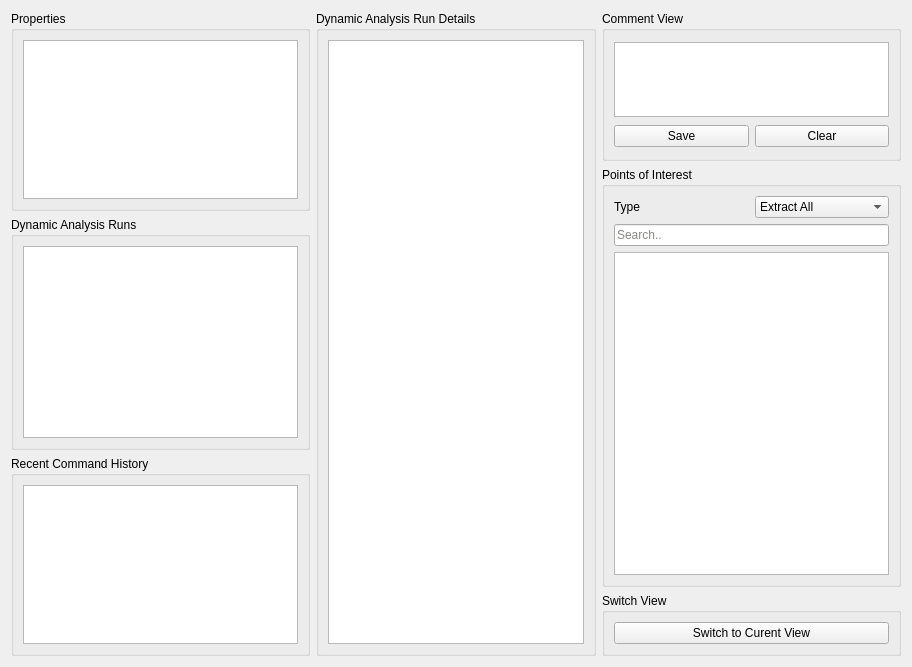
          <widget class="QWidget" name="page_4">
           <layout class="QHBoxLayout" name="horizontalLayout">
            <item>
             <layout class="QVBoxLayout" name="project_sublayout_h">
              <item>
               <widget class="QGroupBox" name="project_box_h">
                <property name="maximumSize">
                 <size>
                  <width>300</width>
                  <height>200</height>
                 </size>
                </property>
                <property name="acceptDrops">
                 <bool>false</bool>
                </property>
                <property name="autoFillBackground">
                 <bool>false</bool>
                </property>
                <property name="styleSheet">
                 <string notr="true"/>
                </property>
                <property name="title">
                 <string>Properties</string>
                </property>
                <property name="flat">
                 <bool>false</bool>
                </property>
                <property name="checkable">
                 <bool>false</bool>
                </property>
                <layout class="QVBoxLayout" name="verticalLayout_22">
                 <item>
                  <widget class="QTextBrowser" name="projectProperties_text_h">
                   <property name="minimumSize">
                    <size>
                     <width>275</width>
                     <height>0</height>
                    </size>
                   </property>
                   <property name="maximumSize">
                    <size>
                     <width>250</width>
                     <height>250</height>
                    </size>
                   </property>
                   <property name="html">
                    <string>&lt;!DOCTYPE HTML PUBLIC &quot;-//W3C//DTD HTML 4.0//EN&quot; &quot;http://www.w3.org/TR/REC-html40/strict.dtd&quot;&gt;
&lt;html&gt;&lt;head&gt;&lt;meta name=&quot;qrichtext&quot; content=&quot;1&quot; /&gt;&lt;style type=&quot;text/css&quot;&gt;
p, li { white-space: pre-wrap; }
&lt;/style&gt;&lt;/head&gt;&lt;body style=&quot; font-family:'MS Shell Dlg 2'; font-size:8.25pt; font-weight:400; font-style:normal;&quot;&gt;
&lt;p style=&quot;-qt-paragraph-type:empty; margin-top:0px; margin-bottom:0px; margin-left:0px; margin-right:0px; -qt-block-indent:0; text-indent:0px; font-size:7.8pt;&quot;&gt;&lt;br /&gt;&lt;/p&gt;&lt;/body&gt;&lt;/html&gt;</string>
                   </property>
                  </widget>
                 </item>
                </layout>
               </widget>
              </item>
              <item>
               <widget class="QGroupBox" name="daRuns_box">
                <property name="maximumSize">
                 <size>
                  <width>300</width>
                  <height>16777215</height>
                 </size>
                </property>
                <property name="title">
                 <string>Dynamic Analysis Runs</string>
                </property>
                <layout class="QVBoxLayout" name="verticalLayout_6">
                 <item>
                  <widget class="QListWidget" name="daRuns_list"/>
                 </item>
                </layout>
               </widget>
              </item>
              <item>
               <widget class="QGroupBox" name="recentCmd_box">
                <property name="maximumSize">
                 <size>
                  <width>300</width>
                  <height>200</height>
                 </size>
                </property>
                <property name="title">
                 <string>Recent Command History</string>
                </property>
                <layout class="QVBoxLayout" name="verticalLayout_25">
                 <item>
                  <widget class="QTextBrowser" name="recentCmd_text"/>
                 </item>
                </layout>
               </widget>
              </item>
             </layout>
            </item>
            <item>
             <layout class="QVBoxLayout" name="detailedAnalysis_sublayout_2">
              <item>
               <widget class="QGroupBox" name="daRunDetails_box">
                <property name="title">
                 <string>Dynamic Analysis Run Details</string>
                </property>
                <layout class="QVBoxLayout" name="verticalLayout_20">
                 <item>
                  <widget class="QTableWidget" name="daRunDetails_table"/>
                 </item>
                </layout>
               </widget>
              </item>
             </layout>
            </item>
            <item>
             <layout class="QVBoxLayout" name="commentAndPoi_sublayout_2">
              <item>
               <widget class="QGroupBox" name="comment_box_2">
                <property name="maximumSize">
                 <size>
                  <width>300</width>
                  <height>150</height>
                 </size>
                </property>
                <property name="title">
                 <string>Comment View</string>
                </property>
                <layout class="QVBoxLayout" name="verticalLayout_4">
                 <item>
                  <widget class="QTextEdit" name="comment_text_2">
                   <property name="minimumSize">
                    <size>
                     <width>0</width>
                     <height>0</height>
                    </size>
                   </property>
                   <property name="maximumSize">
                    <size>
                     <width>16777215</width>
                     <height>75</height>
                    </size>
                   </property>
                  </widget>
                 </item>
                 <item>
                  <layout class="QGridLayout" name="commentButton_layout_2">
                   <item row="0" column="0">
                    <widget class="QPushButton" name="commentSave_button_2">
                     <property name="text">
                      <string>Save</string>
                     </property>
                    </widget>
                   </item>
                   <item row="0" column="1">
                    <widget class="QPushButton" name="commentClear_button_2">
                     <property name="text">
                      <string>Clear</string>
                     </property>
                    </widget>
                   </item>
                  </layout>
                 </item>
                </layout>
               </widget>
              </item>
              <item>
               <widget class="QGroupBox" name="poi_box_2">
                <property name="minimumSize">
                 <size>
                  <width>0</width>
                  <height>50</height>
                 </size>
                </property>
                <property name="maximumSize">
                 <size>
                  <width>300</width>
                  <height>16777215</height>
                 </size>
                </property>
                <property name="title">
                 <string>Points of Interest</string>
                </property>
                <layout class="QVBoxLayout" name="verticalLayout_19">
                 <item>
                  <layout class="QGridLayout" name="poi_layout_2">
                   <item row="0" column="1">
                    <widget class="QComboBox" name="poiType_dropdown_2">
                     <item>
                      <property name="text">
                       <string>Extract All</string>
                      </property>
                     </item>
                     <item>
                      <property name="text">
                       <string>Function</string>
                      </property>
                     </item>
                     <item>
                      <property name="text">
                       <string>String</string>
                      </property>
                     </item>
                     <item>
                      <property name="text">
                       <string>Variable</string>
                      </property>
                     </item>
                     <item>
                      <property name="text">
                       <string>DLL</string>
                      </property>
                     </item>
                     <item>
                      <property name="text">
                       <string>Packet Protocol</string>
                      </property>
                     </item>
                     <item>
                      <property name="text">
                       <string>Struct</string>
                      </property>
                     </item>
                    </widget>
                   </item>
                   <item row="0" column="0">
                    <widget class="QLabel" name="poiType_label_2">
                     <property name="text">
                      <string>Type</string>
                     </property>
                    </widget>
                   </item>
                  </layout>
                 </item>
                 <item>
                  <widget class="QLineEdit" name="poiSearch_lineEdit_2">
                   <property name="styleSheet">
                    <string notr="true">color: rgb(136, 138, 133);</string>
                   </property>
                   <property name="text">
                    <string>Search..</string>
                   </property>
                  </widget>
                 </item>
                 <item>
                  <widget class="QListWidget" name="poi_list_2">
                   <property name="minimumSize">
                    <size>
                     <width>275</width>
                     <height>0</height>
                    </size>
                   </property>
                   <property name="maximumSize">
                    <size>
                     <width>16777215</width>
                     <height>16777215</height>
                    </size>
                   </property>
                  </widget>
                 </item>
                </layout>
               </widget>
              </item>
              <item>
               <widget class="QGroupBox" name="switchToCurrent_box">
                <property name="title">
                 <string>Switch View</string>
                </property>
                <layout class="QVBoxLayout" name="verticalLayout_5">
                 <item>
                  <widget class="QPushButton" name="switchToCurrent_button">
                   <property name="text">
                    <string>Switch to Curent View</string>
                   </property>
                  </widget>
                 </item>
                </layout>
               </widget>
              </item>
             </layout>
            </item>
           </layout>
          </widget>
